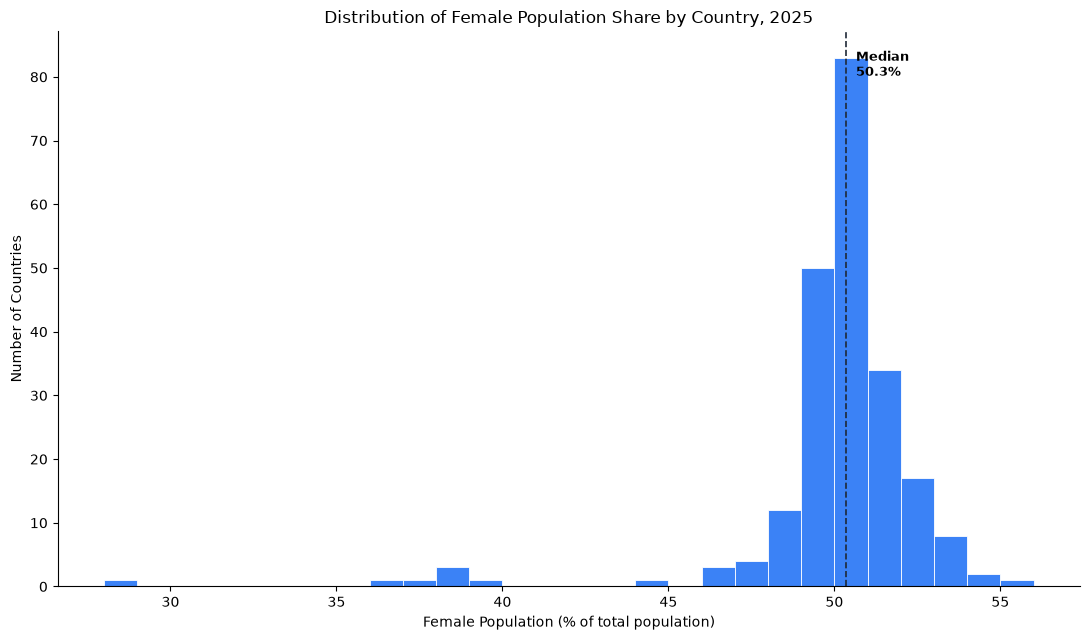

This chart was generated by the following Python code:
"""
Distribution of Female Population Share by Country (2025) — pandas version
Source: World Development Indicators (World Bank) Excel export
"""

import os
import sys
import pandas as pd
import matplotlib.pyplot as plt

FILENAME = "Data_Extract_FromWorld Development Indicators.xlsx"

# ---------- 0. Locate the file reliably ----------
# Look in: same folder as this script, then common fallback locations
script_dir = os.path.dirname(os.path.abspath(__file__))
candidates = [
    os.path.join(script_dir, FILENAME),
    os.path.join(os.path.expanduser("~"), "Downloads", FILENAME),
    os.path.join(os.path.expanduser("~"), "Desktop", FILENAME),
]

SRC = next((p for p in candidates if os.path.exists(p)), None)

if SRC is None:
    print("ERROR: Could not find the Excel file. Checked these locations:")
    for p in candidates:
        print(f"  - {p}")
    print("\nFix: either move the file into one of those folders,")
    print("or edit the SRC variable below with the exact full path.")
    sys.exit(1)

print(f"Using file: {SRC}\n")

# ---------- 1. Load & clean with pandas ----------
df = pd.read_excel(SRC, header=0)
df = df.rename(columns={df.columns[0]: "Country"})
df = df.drop(columns=[c for c in df.columns if "Unnamed" in str(c)])
df = df.iloc[:-1]                      # drop footer metadata row
df["Country"] = df["Country"].str.strip()

AGGREGATES = {
    "Arab World", "Caribbean small states", "Central Europe and the Baltics",
    "Early-demographic dividend", "East Asia & Pacific",
    "East Asia & Pacific (excluding high income)",
    "East Asia & Pacific (IDA & IBRD countries)", "Euro area",
    "Europe & Central Asia", "Europe & Central Asia (excluding high income)",
    "Europe & Central Asia (IDA & IBRD countries)", "European Union",
    "Fragile and conflict affected situations",
    "Heavily indebted poor countries (HIPC)", "High income", "IBRD only",
    "IDA & IBRD total", "IDA blend", "IDA only", "IDA total",
    "Late-demographic dividend", "Latin America & Caribbean",
    "Latin America & Caribbean (excluding high income)",
    "Latin America & the Caribbean (IDA & IBRD countries)",
    "Least developed countries: UN classification", "Low & middle income",
    "Low income", "Lower middle income", "Middle East & North Africa",
    "Middle East & North Africa (excluding high income)",
    "Middle East & North Africa (IDA & IBRD countries)", "Middle income",
    "North America", "OECD members", "Other small states",
    "Pacific island small states", "Post-demographic dividend",
    "Pre-demographic dividend", "Small states", "South Asia",
    "South Asia (IDA & IBRD)", "Sub-Saharan Africa",
    "Sub-Saharan Africa (excluding high income)",
    "Sub-Saharan Africa (IDA & IBRD countries)", "Upper middle income", "World",
}

countries = df[~df["Country"].isin(AGGREGATES)].copy()
countries = countries[countries["Country"] != "Not classified"]
countries["pct"] = pd.to_numeric(countries["2025"], errors="coerce")
countries = countries.dropna(subset=["pct"])

# ---------- 2. Quick stats with pandas ----------
mean_val = countries["pct"].mean()
median_val = countries["pct"].median()
low = countries["pct"].lt(45).sum()
mid = countries["pct"].between(45, 53, inclusive="left").sum()
high = countries["pct"].ge(53).sum()

print(countries["pct"].describe())
print(f"< 45%: {low} | 45-53%: {mid} | >= 53%: {high}")

# ---------- 3. Plot using pandas' built-in .plot.hist() ----------
ax = countries["pct"].plot.hist(
    bins=range(28, 57, 1),
    figsize=(11, 6.5),
    color="#3B82F6",
    edgecolor="white",
    linewidth=0.6,
    title="Distribution of Female Population Share by Country, 2025",
)

ax.axvline(median_val, color="#1F2937", linestyle="--", linewidth=1.2)
ax.text(median_val + 0.3, ax.get_ylim()[1] * 0.92,
        f"Median\n{median_val:.1f}%", fontsize=9, fontweight="bold")

ax.set_xlabel("Female Population (% of total population)")
ax.set_ylabel("Number of Countries")
ax.spines["top"].set_visible(False)
ax.spines["right"].set_visible(False)

plt.tight_layout()
out_path = os.path.join(script_dir, "histogram_female.png")
plt.savefig(out_path, bbox_inches="tight", facecolor="white")
print(f"\nChart saved to: {out_path}")
plt.show()
